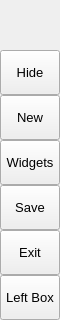
        <widget class="QFrame" name="leftMenuBg">
         <property name="minimumSize">
          <size>
           <width>60</width>
           <height>0</height>
          </size>
         </property>
         <property name="maximumSize">
          <size>
           <width>60</width>
           <height>16777215</height>
          </size>
         </property>
         <property name="frameShape">
          <enum>QFrame::NoFrame</enum>
         </property>
         <property name="frameShadow">
          <enum>QFrame::Raised</enum>
         </property>
         <layout class="QVBoxLayout" name="verticalLayout_3">
          <property name="spacing">
           <number>0</number>
          </property>
          <property name="leftMargin">
           <number>0</number>
          </property>
          <property name="topMargin">
           <number>0</number>
          </property>
          <property name="rightMargin">
           <number>0</number>
          </property>
          <property name="bottomMargin">
           <number>0</number>
          </property>
          <item>
           <widget class="QFrame" name="topLogoInfo">
            <property name="minimumSize">
             <size>
              <width>0</width>
              <height>50</height>
             </size>
            </property>
            <property name="maximumSize">
             <size>
              <width>16777215</width>
              <height>50</height>
             </size>
            </property>
            <property name="frameShape">
             <enum>QFrame::NoFrame</enum>
            </property>
            <property name="frameShadow">
             <enum>QFrame::Raised</enum>
            </property>
            <widget class="QFrame" name="topLogo">
             <property name="geometry">
              <rect>
               <x>10</x>
               <y>5</y>
               <width>42</width>
               <height>42</height>
              </rect>
             </property>
             <property name="minimumSize">
              <size>
               <width>42</width>
               <height>42</height>
              </size>
             </property>
             <property name="maximumSize">
              <size>
               <width>42</width>
               <height>42</height>
              </size>
             </property>
             <property name="frameShape">
              <enum>QFrame::NoFrame</enum>
             </property>
             <property name="frameShadow">
              <enum>QFrame::Raised</enum>
             </property>
            </widget>
            <widget class="QLabel" name="titleLeftApp">
             <property name="geometry">
              <rect>
               <x>70</x>
               <y>8</y>
               <width>160</width>
               <height>20</height>
              </rect>
             </property>
             <property name="font">
              <font>
               <family>Segoe UI Semibold</family>
               <pointsize>12</pointsize>
               <italic>false</italic>
               <bold>false</bold>
              </font>
             </property>
             <property name="text">
              <string>PyDracula</string>
             </property>
             <property name="alignment">
              <set>Qt::AlignLeading|Qt::AlignLeft|Qt::AlignTop</set>
             </property>
            </widget>
            <widget class="QLabel" name="titleLeftDescription">
             <property name="geometry">
              <rect>
               <x>70</x>
               <y>27</y>
               <width>160</width>
               <height>16</height>
              </rect>
             </property>
             <property name="maximumSize">
              <size>
               <width>16777215</width>
               <height>16</height>
              </size>
             </property>
             <property name="font">
              <font>
               <family>Segoe UI</family>
               <pointsize>8</pointsize>
               <italic>false</italic>
               <bold>false</bold>
              </font>
             </property>
             <property name="text">
              <string>Modern GUI / Flat Style</string>
             </property>
             <property name="alignment">
              <set>Qt::AlignLeading|Qt::AlignLeft|Qt::AlignTop</set>
             </property>
            </widget>
           </widget>
          </item>
          <item>
           <widget class="QFrame" name="leftMenuFrame">
            <property name="frameShape">
             <enum>QFrame::NoFrame</enum>
            </property>
            <property name="frameShadow">
             <enum>QFrame::Raised</enum>
            </property>
            <layout class="QVBoxLayout" name="verticalMenuLayout">
             <property name="spacing">
              <number>0</number>
             </property>
             <property name="leftMargin">
              <number>0</number>
             </property>
             <property name="topMargin">
              <number>0</number>
             </property>
             <property name="rightMargin">
              <number>0</number>
             </property>
             <property name="bottomMargin">
              <number>0</number>
             </property>
             <item>
              <widget class="QFrame" name="toggleBox">
               <property name="maximumSize">
                <size>
                 <width>16777215</width>
                 <height>45</height>
                </size>
               </property>
               <property name="frameShape">
                <enum>QFrame::NoFrame</enum>
               </property>
               <property name="frameShadow">
                <enum>QFrame::Raised</enum>
               </property>
               <layout class="QVBoxLayout" name="verticalLayout_4">
                <property name="spacing">
                 <number>0</number>
                </property>
                <property name="leftMargin">
                 <number>0</number>
                </property>
                <property name="topMargin">
                 <number>0</number>
                </property>
                <property name="rightMargin">
                 <number>0</number>
                </property>
                <property name="bottomMargin">
                 <number>0</number>
                </property>
                <item>
                 <widget class="QPushButton" name="toggleButton">
                  <property name="sizePolicy">
                   <sizepolicy hsizetype="Expanding" vsizetype="Fixed">
                    <horstretch>0</horstretch>
                    <verstretch>0</verstretch>
                   </sizepolicy>
                  </property>
                  <property name="minimumSize">
                   <size>
                    <width>0</width>
                    <height>45</height>
                   </size>
                  </property>
                  <property name="font">
                   <font>
                    <family>Segoe UI</family>
                    <pointsize>10</pointsize>
                    <italic>false</italic>
                    <bold>false</bold>
                   </font>
                  </property>
                  <property name="cursor">
                   <cursorShape>PointingHandCursor</cursorShape>
                  </property>
                  <property name="layoutDirection">
                   <enum>Qt::LeftToRight</enum>
                  </property>
                  <property name="styleSheet">
                   <string notr="true">background-image:
                                        url(:/icons/images/icons/icon_menu.png);</string>
                  </property>
                  <property name="text">
                   <string>Hide</string>
                  </property>
                 </widget>
                </item>
               </layout>
              </widget>
             </item>
             <item alignment="Qt::AlignTop">
              <widget class="QFrame" name="topMenu">
               <property name="frameShape">
                <enum>QFrame::NoFrame</enum>
               </property>
               <property name="frameShadow">
                <enum>QFrame::Raised</enum>
               </property>
               <layout class="QVBoxLayout" name="verticalLayout_8">
                <property name="spacing">
                 <number>0</number>
                </property>
                <property name="leftMargin">
                 <number>0</number>
                </property>
                <property name="topMargin">
                 <number>0</number>
                </property>
                <property name="rightMargin">
                 <number>0</number>
                </property>
                <property name="bottomMargin">
                 <number>0</number>
                </property>
                <item>
                 <widget class="QPushButton" name="btn_new">
                  <property name="sizePolicy">
                   <sizepolicy hsizetype="Expanding" vsizetype="Fixed">
                    <horstretch>0</horstretch>
                    <verstretch>0</verstretch>
                   </sizepolicy>
                  </property>
                  <property name="minimumSize">
                   <size>
                    <width>0</width>
                    <height>45</height>
                   </size>
                  </property>
                  <property name="font">
                   <font>
                    <family>Segoe UI</family>
                    <pointsize>10</pointsize>
                    <italic>false</italic>
                    <bold>false</bold>
                   </font>
                  </property>
                  <property name="cursor">
                   <cursorShape>PointingHandCursor</cursorShape>
                  </property>
                  <property name="layoutDirection">
                   <enum>Qt::LeftToRight</enum>
                  </property>
                  <property name="styleSheet">
                   <string notr="true">background-image:
                                        url(:/icons/images/icons/cil-people.png);</string>
                  </property>
                  <property name="text">
                   <string>New</string>
                  </property>
                 </widget>
                </item>
                <item>
                 <widget class="QPushButton" name="btn_widgets">
                  <property name="sizePolicy">
                   <sizepolicy hsizetype="Expanding" vsizetype="Fixed">
                    <horstretch>0</horstretch>
                    <verstretch>0</verstretch>
                   </sizepolicy>
                  </property>
                  <property name="minimumSize">
                   <size>
                    <width>0</width>
                    <height>45</height>
                   </size>
                  </property>
                  <property name="font">
                   <font>
                    <family>Segoe UI</family>
                    <pointsize>10</pointsize>
                    <italic>false</italic>
                    <bold>false</bold>
                   </font>
                  </property>
                  <property name="cursor">
                   <cursorShape>PointingHandCursor</cursorShape>
                  </property>
                  <property name="layoutDirection">
                   <enum>Qt::LeftToRight</enum>
                  </property>
                  <property name="styleSheet">
                   <string notr="true">background-image:
                                        url(:/icons/images/icons/cil-gamepad.png);</string>
                  </property>
                  <property name="text">
                   <string>Widgets</string>
                  </property>
                 </widget>
                </item>
                <item>
                 <widget class="QPushButton" name="btn_save">
                  <property name="sizePolicy">
                   <sizepolicy hsizetype="Expanding" vsizetype="Fixed">
                    <horstretch>0</horstretch>
                    <verstretch>0</verstretch>
                   </sizepolicy>
                  </property>
                  <property name="minimumSize">
                   <size>
                    <width>0</width>
                    <height>45</height>
                   </size>
                  </property>
                  <property name="font">
                   <font>
                    <family>Segoe UI</family>
                    <pointsize>10</pointsize>
                    <italic>false</italic>
                    <bold>false</bold>
                   </font>
                  </property>
                  <property name="cursor">
                   <cursorShape>PointingHandCursor</cursorShape>
                  </property>
                  <property name="layoutDirection">
                   <enum>Qt::LeftToRight</enum>
                  </property>
                  <property name="styleSheet">
                   <string notr="true">background-image:
                                        url(:/icons/images/icons/cil-save.png)</string>
                  </property>
                  <property name="text">
                   <string>Save</string>
                  </property>
                 </widget>
                </item>
                <item>
                 <widget class="QPushButton" name="btn_exit">
                  <property name="sizePolicy">
                   <sizepolicy hsizetype="Expanding" vsizetype="Fixed">
                    <horstretch>0</horstretch>
                    <verstretch>0</verstretch>
                   </sizepolicy>
                  </property>
                  <property name="minimumSize">
                   <size>
                    <width>0</width>
                    <height>45</height>
                   </size>
                  </property>
                  <property name="font">
                   <font>
                    <family>Segoe UI</family>
                    <pointsize>10</pointsize>
                    <italic>false</italic>
                    <bold>false</bold>
                   </font>
                  </property>
                  <property name="cursor">
                   <cursorShape>PointingHandCursor</cursorShape>
                  </property>
                  <property name="layoutDirection">
                   <enum>Qt::LeftToRight</enum>
                  </property>
                  <property name="styleSheet">
                   <string notr="true">background-image:
                                        url(:/icons/images/icons/cil-x.png);</string>
                  </property>
                  <property name="text">
                   <string>Exit</string>
                  </property>
                 </widget>
                </item>
               </layout>
              </widget>
             </item>
             <item alignment="Qt::AlignBottom">
              <widget class="QFrame" name="bottomMenu">
               <property name="frameShape">
                <enum>QFrame::NoFrame</enum>
               </property>
               <property name="frameShadow">
                <enum>QFrame::Raised</enum>
               </property>
               <layout class="QVBoxLayout" name="verticalLayout_9">
                <property name="spacing">
                 <number>0</number>
                </property>
                <property name="leftMargin">
                 <number>0</number>
                </property>
                <property name="topMargin">
                 <number>0</number>
                </property>
                <property name="rightMargin">
                 <number>0</number>
                </property>
                <property name="bottomMargin">
                 <number>0</number>
                </property>
                <item>
                 <widget class="QPushButton" name="toggleLeftBox">
                  <property name="sizePolicy">
                   <sizepolicy hsizetype="Expanding" vsizetype="Fixed">
                    <horstretch>0</horstretch>
                    <verstretch>0</verstretch>
                   </sizepolicy>
                  </property>
                  <property name="minimumSize">
                   <size>
                    <width>0</width>
                    <height>45</height>
                   </size>
                  </property>
                  <property name="font">
                   <font>
                    <family>Segoe UI</family>
                    <pointsize>10</pointsize>
                    <italic>false</italic>
                    <bold>false</bold>
                   </font>
                  </property>
                  <property name="cursor">
                   <cursorShape>PointingHandCursor</cursorShape>
                  </property>
                  <property name="layoutDirection">
                   <enum>Qt::LeftToRight</enum>
                  </property>
                  <property name="styleSheet">
                   <string notr="true">background-image:
                                        url(:/icons/images/icons/icon_settings.png);</string>
                  </property>
                  <property name="text">
                   <string>Left Box</string>
                  </property>
                 </widget>
                </item>
               </layout>
              </widget>
             </item>
            </layout>
           </widget>
          </item>
         </layout>
        </widget>
